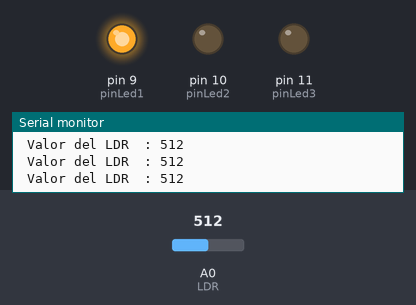
The sketch below on a simulated Arduino Uno, built with avr-gcc and run on an emulated ATmega328P. On the bench: output pins drawn as LEDs (lit = HIGH), the last lines printed to the serial monitor. Dashed ring = blinking. The inputs (shaded band) are chosen by the test bench; at power-on: A0 (LDR) = 512.

Above: at 1.2 s.
1.3 s: A0 (LDR) set to 390
At 1.7 s:
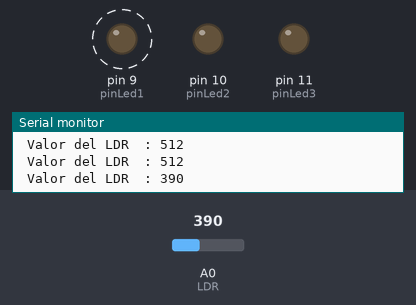
4.3 s: A0 (LDR) set to 610
At 5.6 s:
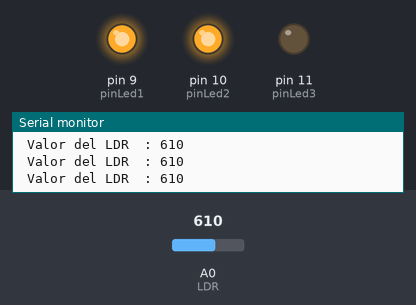
6.1 s: A0 (LDR) set to 786
7.6 s: A0 (LDR) set to 812
At 8.2 s:
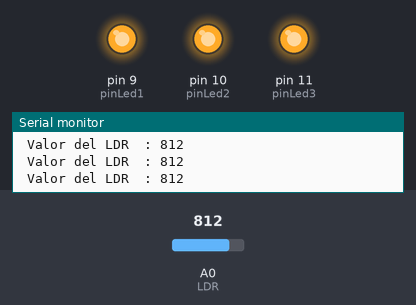
9.1 s: A0 (LDR) set to 790
At 9.5 s:
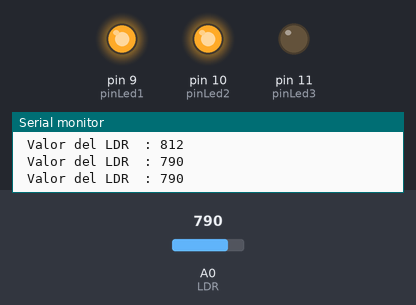
10.7 s: A0 (LDR) set to 810
At 12.1 s:
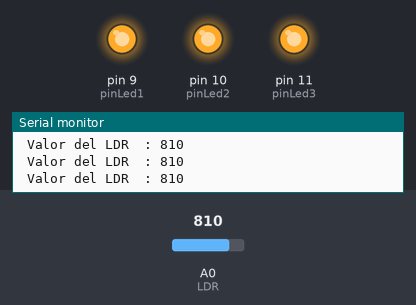
Timing chart, 0 to 13.3 s (numbered marks = the images above; inputs shaded):
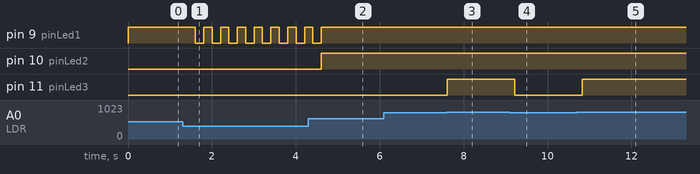

The sketch:

analogRead_03_LDR.ino
```cpp
/*             +  -                 +  -
               *  *    *  *  *  *  *       *  *  *  *  *    *  *
               *  *    *  *  *  *  *       *  *  +-----+    *  *
               *  * +----[PWR]-------------------| USB |--+ *  *
               *  * |                            +-----+  | *  *
               *  * |         GND/RST2  [ ][ ]            | *  *
               *  * |       MOSI2/SCK2  [ ][ ]  A5/SCL[ ] | *  *
               *  * |          5V/MISO2 [ ][ ]  A4/SDA[ ] | *  *
               *  * |                             AREF[ ] | *  *
               *  * |                              GND[ ] | *  *
               *  * | [ ]N/C                    SCK/13[0] |------------------------\
               *  * | [ ]IOREF                 MISO/12[0] |-----------------------\|
               *  * | [ ]RST                   MOSI/11[0]~|----------------------\||
               *  * | [ ]3V3    +---+               10[0]~|---------------------\|||
               0------[0]5v    -| A |-               9[0]~|--------------------\||||
               *  * | [ ]GND   -| R |-               8[0] |-------------------\|||||
               *  0---[0]GND   -| D |-                    | *  *              ||||||
               *  * | [ ]Vin   -| U |-               7[ ] | *  *              ||||||
               *  * |          -| I |-               6[ ]~| *  *              ||||||
       /------------| [ ]A0    -| N |-               5[ ]~| *  *              ||||||
       |       *  * | [ ]A1    -| O |-               4[ ] | *  *              ||||||
       |       *  * | [ ]A2     +---+           INT1/3[ ]~| *  *              ||||||
       |       *  * | [ ]A3                     INT0/2[ ] | *  *              ||||||
       |       *  * | [ ]A4/SDA   RST SCK MISO    TX>1[ ] | *  *              ||||||
       |       *  * | [ ]A5/SCL   [ ] [ ] [ ]     RX<0[ ] | *  *              ||||||
       |       *  * |             [ ] [ ] [ ]             | *  *              ||||||
       |       *  * |  UNO_R3     GND MOSI 5V ____________/ *  *              ||||||
       |       *  * \________________________/              *  *              ||||||
	   |       *  *    *  *  *  *  *       *  *  *  *  *    *  *			  ||||||
       |           10 kOhm         LDR     *  *  *  *  *    *  *			  ||||||
       |       *  0-ww-0  *  *  0  0--(w)--0  *  *  *  0----0  *			  ||||||
       \-----------------------/pin A0     *  *  *  *  *    *  *			  ||||||
               *  *    *  *  *  *  *       *  *  *  *  *    *  *			  ||||||
               *  *    *  *  *  *  *       *  *  *  *  *    *  *			  ||||||
                   220 Ohm         Led                 /----pin 8-------------/|||||
               *  0-ww-0  *  *  * 0--(L)---0  *  *  *  0    *  *			   |||||
               *  *    *  *  *  *  *       *  *  *  *  *    *  *			   |||||
                   220 Ohm         Led                 /----pin 9--------------/||||
               *  0-ww-0  *  *  * 0--(L)---0  *  *  *  0    *  *			    ||||
               *  *    *  *  *  *  *       *  *  *  *  *    *  *			    ||||
                   220 Ohm         Led                 /----pin 10--------------/|||
               *  0-ww-0  *  *  * 0--(L)---0  *  *  *  0    *  *			     |||
               *  *    *  *  *  *  *       *  *  *  *  *    *  *			     |||
                   220 Ohm         Led                 /----pin 11---------------/||
               *  0-ww-0  *  *  * 0--(L)---0  *  *  *  0    *  *			      ||
               *  *    *  *  *  *  *       *  *  *  *  *    *  *			      ||
                   220 Ohm         Led                 /----pin 12----------------/|
               *  0-ww-0  *  *  * 0--(L)---0  *  *  *  0    *  *			       |
               *  *    *  *  *  *  *       *  *  *  *  *    *  *			       |
                   220 Ohm         Led                 /----pin 13-----------------/
               *  0-ww-0  *  *  * 0--(L)---0  *  *  *  0    *  *
               *  *    *  *  *  *  *       *  *  *  *  *    *  *
               *  *    *  *  *  *  *       *  *  *  *  *    *  *
               *  0    *  *  *  *  *       *  *  *  *  *    0  *
               *  0    *  *  *  *  *       *  *  *  *  *    *  0
                   \-------------------------------------------/ - GND
               *  *    *  *  *  *  *       *  *  *  *  *    *  *
   pin 5v      0  *    *  *  *  *  *       *  *  *  *  *    0  *
                \------------------------------------------/+ 5v
*/
int demora =  200;
int LDR = A0;
int pin =  0;
int cantidad_led = 0;
int parametros_salida =0;     //0 a 5 volt en 8 bits 0 a 255
int pinLed1 = 9; 	            //Declara Pin LED
int pinLed2 = 10; 	          //Declara Pin LED
int pinLed3 = 11; 	          //Declara Pin LED
int ingresos_LDR_a_ADC =0;    //0 a 1024 conversos Analogico digital de 10 bit

void setup()
{
  pinMode(pinLed1, OUTPUT);
  pinMode(pinLed2, OUTPUT);
  pinMode(pinLed3, OUTPUT);
  Serial.begin(9600);         //Configurar el puerto serial
  pinMode(LDR, INPUT);
}

void loop()
{
  // Apagar todos los leds siempre que se inicia el ciclo
	digitalWrite(pinLed1, LOW);
	digitalWrite(pinLed2, LOW);
	digitalWrite(pinLed3, LOW);

	ingresos_LDR_a_ADC= analogRead(LDR);	// Guardamos el valor leido del ADC en una variable El valor leido por el ADC (voltaje) aumenta de manera directamente proporcional con respecto a la luz percibida por el LDR
	Serial.print(" Valor del LDR  : ");
	Serial.println(ingresos_LDR_a_ADC);   // Devolver el valor leido a nuestro monitor serial en el IDE de Arduino

  if(ingresos_LDR_a_ADC <= 400)  		    // Encender los leds apropiados de acuerdo al valor de ADC
  {
	  digitalWrite(pinLed1, HIGH);
	  delay(demora);
	  digitalWrite(pinLed1, LOW);
  }
  else if(ingresos_LDR_a_ADC > 400)
  {
		digitalWrite(pinLed1, HIGH);
  }
  if (ingresos_LDR_a_ADC > 600)
  {
		digitalWrite(pinLed2, HIGH);
  }
  if (ingresos_LDR_a_ADC > 800)
  {
		digitalWrite(pinLed3, HIGH);
  }
  delay(demora);  // Esperar unos milisegundos antes de actualizar
}
/////////////////////////////////////////////
```

Measured:
- the behaviour switches between 800 and 801 on A0 (LDR) (found by bisection; images 2 and 3)
- after the input at 1.3 s, pin 9 (pinLed1): alternates HIGH for 0.20 s and LOW for 0.20 s, starting after 0.30 s
- after the input at 4.3 s, pin 9 (pinLed1): goes on until 4.6 s, then stays HIGH; pin 10 (pinLed2): LOW → HIGH after 0.31 s
- after the input at 7.6 s, pin 11 (pinLed3): LOW → HIGH at once
- after the input at 9.1 s, pin 11 (pinLed3): HIGH → LOW after 0.12 s
- after the input at 10.7 s, pin 11 (pinLed3): LOW → HIGH after 0.12 s
